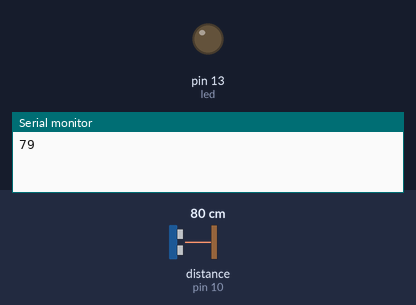
Recording of a sketch running on a simulated Arduino Uno, built with avr-gcc and run on an emulated ATmega328P. Parts: output pins drawn as LEDs (lit = HIGH), the last lines printed to the serial monitor. Wiring (inferred from the names in the program): ultrasonic range finder: trigger pin 9; echo pin 10. The test bench sets the inputs (shaded band); at power-on: distance to the obstacle (sensor on pin 10) 80 cm. The echo pulse lasts 58.3 µs per cm; pins used as bus, display or sensor lines are not drawn.

Above: at 1.8 s.
1.9 s: distance to the obstacle (sensor on pin 10) set to 34 cm
3.4 s: distance to the obstacle (sensor on pin 10) set to 28 cm
At 4.5 s:
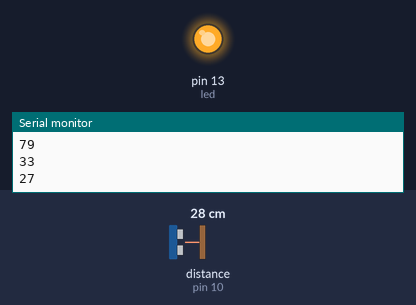
5.5 s: distance to the obstacle (sensor on pin 10) set to 35 cm
At 7.2 s:
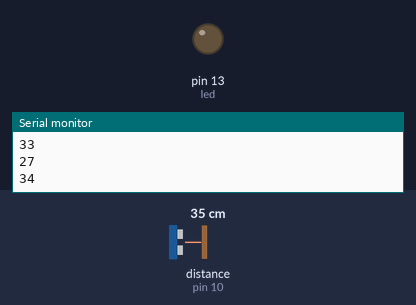
7.5 s: distance to the obstacle (sensor on pin 10) set to 2 cm
At 9.0 s:
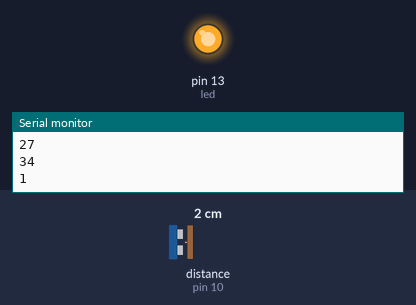
Timing chart, 0 to 10.5 s (numbered marks = the images above; inputs shaded):
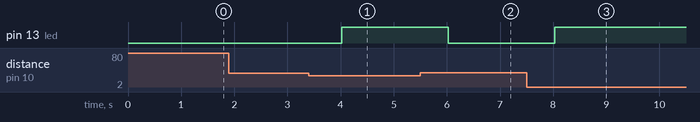

Measured:
- the behaviour switches between 32 and 31 cm on distance to the obstacle (sensor on pin 10) (found by bisection; images 0 and 1)
- after the input at 3.4 s, pin 13 (led): LOW → HIGH after 0.62 s
- after the input at 5.5 s, pin 13 (led): HIGH → LOW after 0.52 s
- after the input at 7.5 s, pin 13 (led): LOW → HIGH after 0.53 s

The sketch:

Ardunio_Code.ino
```cpp
const int trigPin = 9;
const int echoPin = 10;
int led = 13;
long duration;
int distanceCm, distanceInch;
int oldValue = 0 , newValue = 0;

void setup() {
  pinMode(trigPin, OUTPUT);
  pinMode(echoPin, INPUT);
  pinMode(led, OUTPUT);
  Serial.begin(9600);
}

void loop() {
  digitalWrite(trigPin, LOW);
  delayMicroseconds(2);
  digitalWrite(trigPin, HIGH);
  delayMicroseconds(10);
  digitalWrite(trigPin, LOW);
  duration = pulseIn(echoPin, HIGH);
  distanceCm =(duration/2)/29.1;

  newValue = distanceCm;
  if(newValue != oldValue)
  {
    //Serial.print("Distance: ");
    Serial.println(distanceCm);
    //Serial.println(" cm");
    oldValue = newValue;
  }
   if((distanceCm<=30))
  {
    digitalWrite(led, HIGH);
   }
   else if(distanceCm>30)
  {
     digitalWrite(led, LOW);
   }
  delay(1000);
}
```
